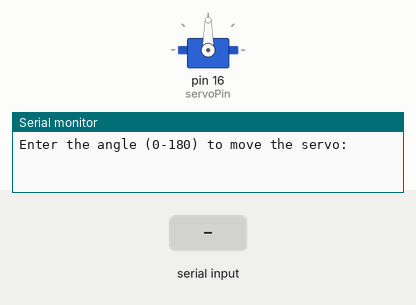
Bench run of a sketch on a simulated Arduino Uno, built with avr-gcc and run on an emulated ATmega328P. Parts: servo, the last lines printed to the serial monitor. Inputs (shaded band) come from the test bench.

Above: at 1.2 s.
1.3 s: "90,45\n" received over Serial
At 1.7 s:
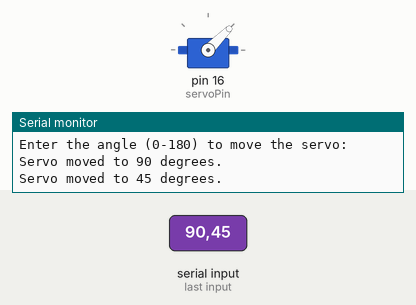
2.8 s: "30,150\n" received over Serial
At 4.0 s:
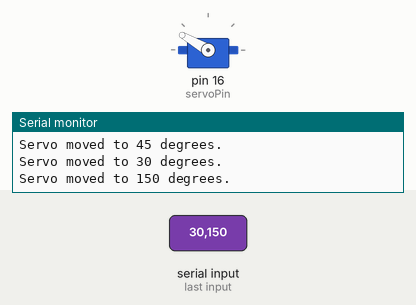
4.3 s: "5\n" received over Serial
At 5.0 s:
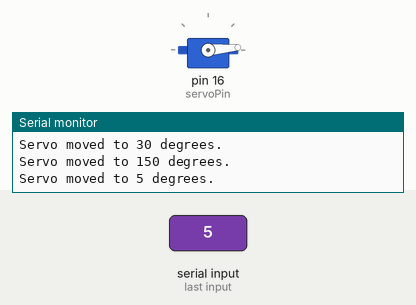
5.8 s: "90\n" received over Serial
At 6.2 s:
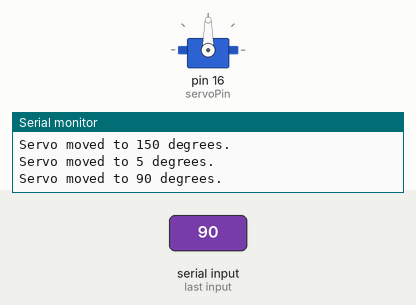
Timing chart, 0 to 8.3 s (numbered marks = the images above; inputs shaded):
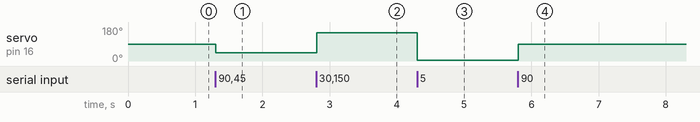

The sketch:

Servo_Single_Control.ino
```cpp
#include <Servo.h>

Servo myServo;  // Create a servo object

const int servoPin = 16;  // Define the pin the servo is attached to

void setup() {
  Serial.begin(9600);  // Start serial communication at 9600 baud
  myServo.attach(servoPin);  // Attach the servo to the defined pin
  Serial.println("Enter the angle (0-180) to move the servo:");
}

void loop() {
  if (Serial.available() > 0) {
    int angle = Serial.parseInt();  // Read the angle from the serial monitor

    // Check if the entered angle is within the valid range
    if (angle >= 0 && angle <= 180) {
      myServo.write(angle);  // Move the servo to the specified angle
      Serial.print("Servo moved to ");
      Serial.print(angle);
      Serial.println(" degrees.");
    } else {
      Serial.println("Please enter a valid angle between 0 and 180.");
    }

    // Clear the serial buffer
    while (Serial.available() > 0) {
      Serial.read();
    }
  }
}
```

Measured:
- after the input at 1.3 s, servo on pin 16 (servoPin): 90° → 45° at once
- after the input at 2.8 s, servo on pin 16 (servoPin): 45° → 150° at once
- after the input at 4.3 s, servo on pin 16 (servoPin): 150° → 5° at once
- after the input at 5.8 s, servo on pin 16 (servoPin): 5° → 90° at once
